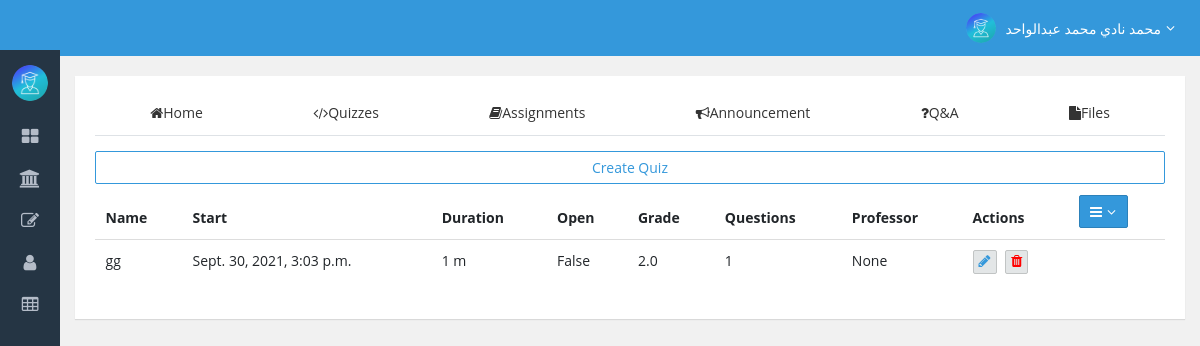
The page /course/cs12/quizzes/ (signed in) on the database as committed earlier.
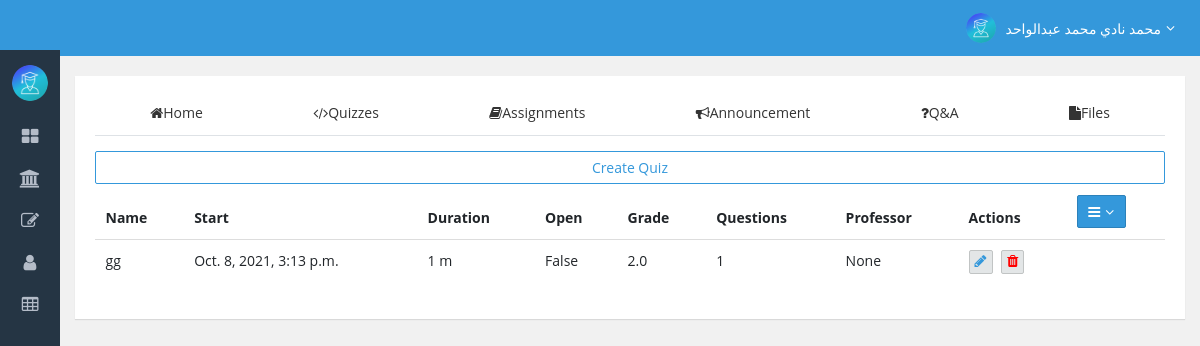
The same page on the database as committed later.
### quizzes/models.py (models this page shows, shortened)
class Quiz(models.Model):
    name = models.CharField(max_length=30)
    start = models.DateTimeField(null=True)
    duration = models.IntegerField(null=True, blank=True)
    slug = models.SlugField(max_length=5, null=True, blank=True, unique=True)
    course = models.ForeignKey(Course, on_delete=models.CASCADE, related_name="quizzes")
    prof = models.ForeignKey(User, on_delete=models.SET_NULL, null=True, limit_choices_to={"is_prof": True})
    objects = QuizManager()
    class Meta:
        constraints = [models.UniqueConstraint(fields=["name", "course"], name="unique_course")]
        indexes = [models.Index(fields=["slug"], name="quiz_idx")]
    @property
    def get_end_time(self):
        return self.start + timedelta(minutes=self.duration)
    @property
    def is_open(self):
        if pytz.utc.localize(datetime.utcnow()) > self.get_end_time:
            return False
        return True
    @property
    def get_quiz_grade(self):
        total = 0
        for question in self.questions.all():
            total += question.grade
        return total

class QuizQuestion(models.Model):
    body = RichTextUploadingField(null=True, blank=True)
    grade = models.FloatField(default=0, null=True, blank=True)
    slug = models.SlugField(max_length=5, null=True, blank=True, unique=True)
    quiz = models.ForeignKey(Quiz, on_delete=models.CASCADE, related_name="questions")
    class Meta:
        constraints = [models.UniqueConstraint(fields=["body", "quiz"], name="body_of_the_question")]
        indexes = [models.Index(fields=["slug"], name="question_idx")]

### users/models.py (models this page shows, shortened)
class UserAbstract(AbstractBaseUser, PermissionsMixin):
    name = models.CharField(_("Name"), max_length=50)
    email = models.EmailField(
        _("Email"),
        max_length=150,
        unique=True,
        error_messages={"unique": _("Email Is Already Exists")},
        validators=[EmailValidator()],
    )
    is_staff = models.BooleanField(
        _("staff status"),
        default=False,
        help_text=_(
            "Designates whether the user can log into this admin site.",
        ),
    )
    is_active = models.BooleanField(
        _("active"),
        default=True,
        help_text=_(
            "Designates whether this user should be treated as active. " "Unselect this instead of deleting accounts."
        ),
    )
    date_joined = models.DateTimeField(_("date joined"), default=timezone.now)
    objects = UserManager()
    USERNAME_FIELD = "email"
    REQUIRED_FIELDS = []
    class Meta:
        verbose_name = _("user")
        verbose_name_plural = _("users")
        abstract = True

class User(UserAbstract):
    en_name = models.CharField(verbose_name="English Name", max_length=40, null=True, blank=True)
    college_id = models.CharField(
        max_length=6, null=True, blank=True, unique=True, error_messages={"unique": "Please Enter Unique Email"}
    )
    personal_email = models.EmailField(
        max_length=100,
        blank=True,
        null=True,
        unique=True,
        validators=[EmailValidator("Enter A valid Email", "invalid", ["gmail", "yahoo", "hotmail", "outlook"])],
        error_messages={"unique": "Please Enter Unique Email"},
    )
    birth_date = models.DateField(null=True, blank=True)
    mobile = models.CharField(max_length=12, null=True, blank=True)
    landline = models.CharField(max_length=12, null=True, blank=True)
    national_id = models.CharField(max_length=20, unique=True, null=True, blank=True)  # make custom validator
    avatar = models.ImageField(upload_to=rename_file, default="images\\avatars\\default.png")
    gender = models.CharField(max_length=1, choices=GENDER_CHOICES, null=True, blank=True)
    emergency_contact = models.CharField(max_length=12, null=True, blank=True)
    seat_number = models.PositiveSmallIntegerField(null=True, blank=True)
    is_prof = models.BooleanField(default=False)
    class Meta(UserAbstract.Meta):
        swappable = "AUTH_USER_MODEL"

### quizzes/views.py (the view)
# urls.py: path("course/<course_code>/quizzes/",CourseQuizzesView.as_view(),name="course-quizzes"),
class CourseQuizzesView(LoginRequiredMixin, UserPassesTestMixin, ListView):
    model = Quiz
    template_name = "course/course_quizzes.html"
    context_object_name = "quizzes"
    paginate_by = 10
    order_by = "-start"
    def get_course(self):
        return get_object_or_404(Course, course_code=self.kwargs["course_code"])
    def test_func(self):
        course = self.get_course()
        if not course.check_user_enrollment(self.request.user):
            return False
        return True
    def get_queryset(self):
        course = self.get_course()
        status = self.request.GET.get("status", None)
        op = {
            "opened": Quiz.objects.get_opened_quizzes,
            "closed": Quiz.objects.get_closed_quizzes,
            "answered": Quiz.objects.get_answered_quizzes,
            "unanswered": Quiz.objects.get_unanswered_quizzes,
        }
        quizzes = Quiz.objects.filter(course=course).all()
        return (
            op.get(status.lower())(course)
            if status in ["opened", "closed"]
            else op.get(status.lower())(course, self.request.user)
            if status in ["answered", "unanswered"]
            else quizzes
        )
    def get_context_data(self, **kwargs):
        context = super().get_context_data(**kwargs)
        context["course"] = self.get_course()
        context["status"] = self.request.GET.get("status", "All")
        if context["status"].lower() not in ["opened", "closed", "answered", "unanswered", "all"]:
            context["status"] = "Please Enter A Valid Params Default if All"
        return context

### courses/models.py (called while the page is built)
    def check_user_enrollment(self, user):
        if user not in self.students.all() and user not in self.professor.all():
            return False
        return True

### templates/course/course_quizzes.html (shortened to what this page needs)
{%extends 'index.html'%}
{%load static%}
{%block content%}
<div class="ibox">
    <div class="ibox-body">
        <div class="clf">
            {%include 'course/course_tab.html'%}
            <div class="tab-content">
                <div class="tab-pane fade show active">
                    <a href="{%url 'create-quiz' course.course_code%}" class="btn btn-outline-primary btn-block">Create Quiz</a>
                    <div class="table-responsive">
                        <table class="table">
                            <thead>
                                <tr>
                                    <th>Name</th>
                                    <th>Start</th>
                                    <th>Duration</th>
                                    <th>Open</th>
                                    <th>Grade</th>
                                    <th>Questions</th>
                                    <th>Professor</th>
                                    <th>Actions</th>
                                    <th>
                                        <div class="btn-group">
                                            <button class="btn btn-primary dropdown-toggle" data-toggle="dropdown" aria-expanded="false">
                                                <i class="fa fa-bars m-r-5"></i><i class="fa fa-angle-down"></i>
                                            </button>
                                        </div>
                                    </th>
                                </tr>
                            </thead>
                            <tbody>
                                {%for quiz in quizzes%}
                                <tr>
                                    <td>{{quiz.name}}</td>
                                    <td>{{quiz.start}}</td>
                                    <td>{{quiz.duration}} m</td>
                                    <td>{{quiz.is_open}}</td>
                                    <td>{{quiz.get_quiz_grade}}</td>
                                    <td>{{quiz.questions.count}}</td>
                                    <td>{{quiz.prof.en_name}}</td>
                                    {%if user.is_prof%}
                                    <td>
                                        <button class="btn btn-default btn-xs m-r-5" data-toggle="tooltip" data-placement="top" title data-original-title="Edit Quiz">
                                            <a href="{%url 'quiz-review' quiz.slug%}"><i class="fa fa-pencil font-14"></i></a>
                                        </button>
                                        <button class="btn btn-default btn-xs" data-toggle="tooltip" data-placement="top" title data-original-title="Delete Quiz">
                                            <a href="{%url 'quiz-delete' quiz.slug%}" style="color: red;"><i class="fa fa-trash font-14"></i></a>
                                        </button>
                                    </td>
                                    {%endif%}
                                </tr>
                                    {%endfor%}
                            </tbody>
                        </table>
                    </div>
                </div>
            </div>
        </div>
    </div>
</div>
{%endblock%}

Rows that differ between the two databases and show on the page:
changed Quiz "gg": start "Sept. 30, 2021, 3:03 p.m." → "Oct. 8, 2021, 3:13 p.m."
